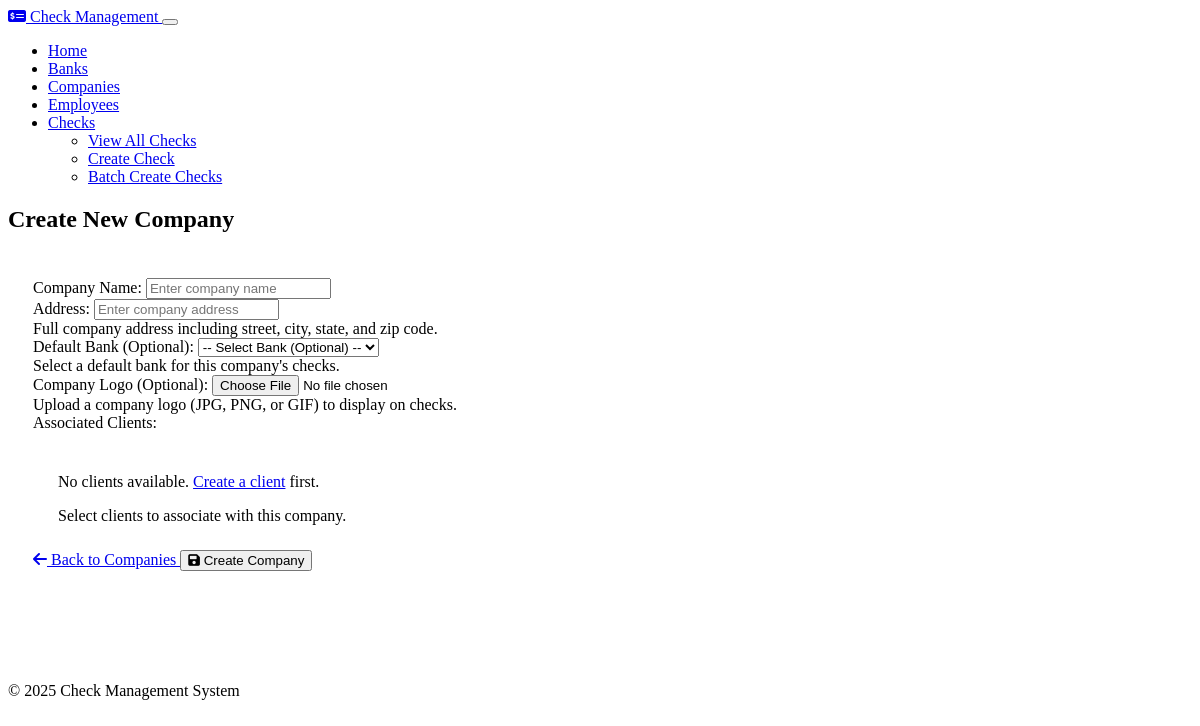
The app's page /companies/create, older data.
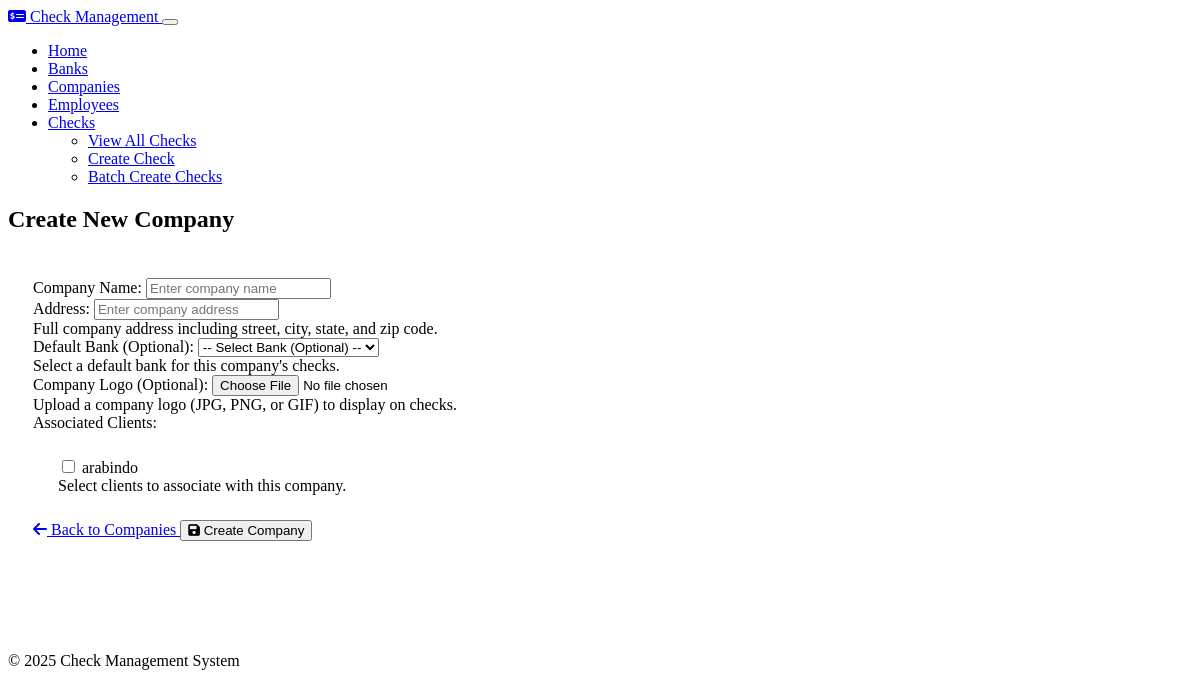
The same page, newer data.
### models.py (models this page shows, shortened)
class CompanyClient(db.Model):
    id = db.Column(db.Integer, primary_key=True)
    name = db.Column(db.String(100), nullable=False)
    address = db.Column(db.String(200), nullable=False)
    contact_person = db.Column(db.String(100))
    contact_email = db.Column(db.String(100))
    contact_phone = db.Column(db.String(20))
    company_id = db.Column(db.Integer, db.ForeignKey('company.id'), nullable=False)

### routes.py (the view, shortened to what this page needs)
    @app.route('/companies/create', methods=['GET', 'POST'])
    def companies_create():
        form = CompanyForm()
        form.default_bank_id.choices = [(0, '-- Select Bank (Optional) --')] + [(b.id, b.name) for b in Bank.query.all()]
        all_clients = CompanyClient.query.all()
        form.clients.choices = [(c.id, c.name) for c in all_clients]
        return render_template('companies/create.html', form=form)

### forms.py
class CompanyForm(FlaskForm):
    name = StringField('Company Name', validators=[DataRequired(), Length(min=2, max=100)])
    address = StringField('Address', validators=[DataRequired(), Length(min=5, max=200)])
    default_bank_id = SelectField('Default Bank', coerce=int, validators=[Optional()], default='')
    logo = FileField('Company Logo', validators=[
        Optional(),
        FileAllowed(['jpg', 'jpeg', 'png', 'gif'], 'Images only!')
    ])
    clients = MultiCheckboxField('Clients', coerce=int, validators=[Optional()])

### templates/companies/create.html (shortened to what this page needs)
{% extends 'layout.html' %}
{% block content %}
<div class="row justify-content-center">
    <div class="col-md-8">
        <div class="card">
            <div class="card-header">
                <h2 class="mb-0">Create New Company</h2>
            </div>
            <div class="card-body">
                <form method="post" enctype="multipart/form-data">
                    <div class="mb-3">
                        <label for="name" class="form-label">Company Name:</label>
                        {{ form.name(class="form-control", id="name", placeholder="Enter company name") }}
                    </div>
                    <div class="mb-3">
                        <label for="address" class="form-label">Address:</label>
                        {{ form.address(class="form-control", id="address", placeholder="Enter company address") }}
                        <div class="form-text">Full company address including street, city, state, and zip code.</div>
                    </div>
                    <div class="mb-3">
                        <label for="default_bank_id" class="form-label">Default Bank (Optional):</label>
                        {{ form.default_bank_id(class="form-select", id="default_bank_id") }}
                        <div class="form-text">Select a default bank for this company's checks.</div>
                    </div>
                    <div class="mb-3">
                        <label for="logo" class="form-label">Company Logo (Optional):</label>
                        {{ form.logo(class="form-control", id="logo") }}
                        <div class="form-text">Upload a company logo (JPG, PNG, or GIF) to display on checks.</div>
                    </div>
                    <div class="mb-3">
                        <label class="form-label">Associated Clients:</label>
                        <div class="card">
                            <div class="card-body">
                                {% if form.clients.choices %}
                                    <div class="row">
                                        {% for choice in form.clients.choices %}
                                            <div class="col-md-6 mb-2">
                                                <div class="form-check">
                                                    <input type="checkbox" class="form-check-input" name="clients" id="client_{{ choice[0] }}" value="{{ choice[0] }}">
                                                    <label class="form-check-label" for="client_{{ choice[0] }}">{{ choice[1] }}</label>
                                                </div>
                                            </div>
                                        {% endfor %}
                                    </div>
                                {% else %}
                                    <p class="text-muted">No clients available. <a href="{{ url_for('clients_create') }}">Create a client</a> first.</p>
                                {% endif %}
                                <div class="form-text">Select clients to associate with this company.</div>
                            </div>
                        </div>
                    </div>
                    <div class="d-flex justify-content-between">
                        <a href="{{ url_for('companies_index') }}" class="btn btn-secondary">
                            <i class="fas fa-arrow-left me-1"></i> Back to Companies
                        </a>
                        <button type="submit" class="btn btn-primary">
                            <i class="fas fa-save me-1"></i> Create Company
                        </button>
                    </div>
                </form>
            </div>
        </div>
    </div>
</div>
{% endblock %}

Row changes from the older to the newer data that the page shows:
added CompanyClient: name "arabindo"
Text that changed along with them:
text no longer shown: "No clients available. Create a client first."
